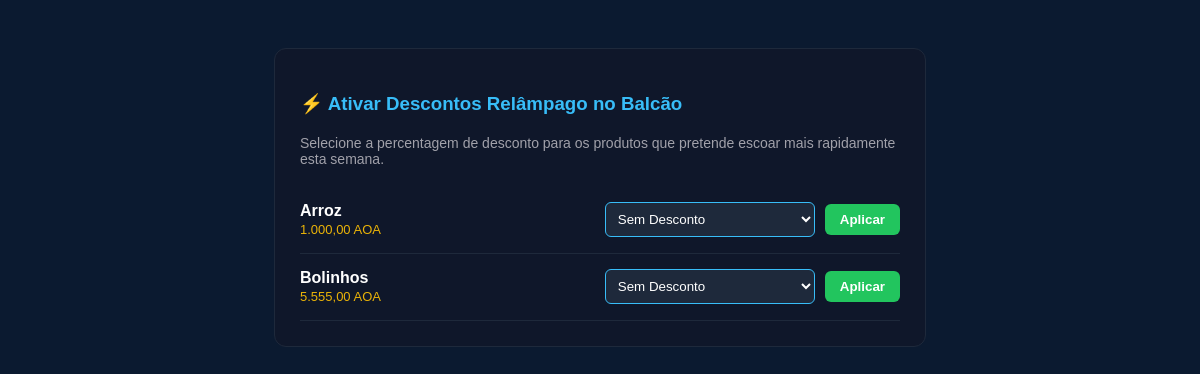
The page /admin_promocoes.php (signed in) on the database its author committed.
### tables this page shows
CREATE TABLE `produtos_cosmeticos` (
  `id` int(11) NOT NULL AUTO_INCREMENT,
  `empresa_id` int(11) NOT NULL,
  `nome_produto` varchar(255) NOT NULL,
  `preco` decimal(10,2) NOT NULL,
  `stock_atual` int(11) NOT NULL,
  `imagem` varchar(255) DEFAULT 'default_cosmetico.jpg',
  `desconto_relampago` int(11) DEFAULT 0,
  `tamanho` varchar(50) DEFAULT 'Padrão',
  `cor_branca` varchar(20) DEFAULT 'Tem',
  `stock` varchar(30) DEFAULT 'Disponível',
  `data_cadastro` timestamp NOT NULL DEFAULT current_timestamp(),
  PRIMARY KEY (`id`)
);

### admin_promocoes.php (the view, shortened to what this page needs)
<?php
$mysqli = new mysqli("127.0.0.1", "root", "", "aurelius_salao");
$mysqli->set_charset("utf8");
$id_barbearia = $_SESSION['empresa_codigo'];
$produtos = $mysqli->query("SELECT * FROM `produtos_cosmeticos` WHERE `empresa_id` = '$id_barbearia'");
?>
<!DOCTYPE html>
<html lang="pt-PT">
<head>
</head>
<body>
<div class="box-gestao">
    <h3 style="color: #38bdf8; margin-bottom: 20px;">⚡ Ativar Descontos Relâmpago no Balcão</h3>
    <p style="color: #a1a1aa; font-size: 14px; margin-bottom: 20px;">Selecione a percentagem de desconto para os produtos que pretende escoar mais rapidamente esta semana.</p>
    <?php if ($produtos && $produtos->num_rows > 0): ?>
        <?php while($prod = $produtos->fetch_assoc()): ?>
            <div class="linha-produto">
                <div>
                    <span style="font-weight: bold; display: block;"><?php echo htmlspecialchars($prod['nome_produto']); ?></span>
                    <span style="font-size: 13px; color: #eab308;"><?php echo number_format($prod['preco'], 2, ',', '.'); ?> AOA</span>
                </div>
                <form method="POST" action="" style="display: flex; gap: 10px; align-items: center; margin: 0;">
                    <select name="desconto_relampago" class="select-desconto">
                        <option value="0" <?php echo $prod['desconto_relampago'] == 0 ? 'selected' : ''; ?>>Sem Desconto</option>
                    </select>
                    <button type="submit" class="btn-salvar">Aplicar</button>
                </form>
            </div>
        <?php endwhile; ?>
    <?php else: ?>
        <p style="color: #a1a1aa; font-style: italic;">Adicione produtos ao seu stock antes de criar campanhas.</p>
    <?php endif; ?>
</div>
</body>
</html>

### admin_promocoes.php (style rules this page uses)
body { background-color: #0b1a30; color: #fff; font-family: sans-serif; padding: 40px; }
.box-gestao { max-width: 600px; margin: 0 auto; background: #0f172a; padding: 25px; border-radius: 12px; border: 1px solid #1e293b; }
.linha-produto { display: flex; justify-content: space-between; align-items: center; padding: 15px 0; border-bottom: 1px solid #1e293b; }
.select-desconto { padding: 8px; background: #1e293b; color: white; border: 1px solid #38bdf8; border-radius: 6px; }
.btn-salvar { background: #22c55e; color: white; padding: 8px 15px; border: none; border-radius: 6px; cursor: pointer; font-weight: bold; }

### rows shown on the page
produtos_cosmeticos: nome_produto "Arroz", preco "1.000,00", desconto_relampago "Sem Desconto"
produtos_cosmeticos: nome_produto "Bolinhos", preco "5.555,00", desconto_relampago "Sem Desconto"
